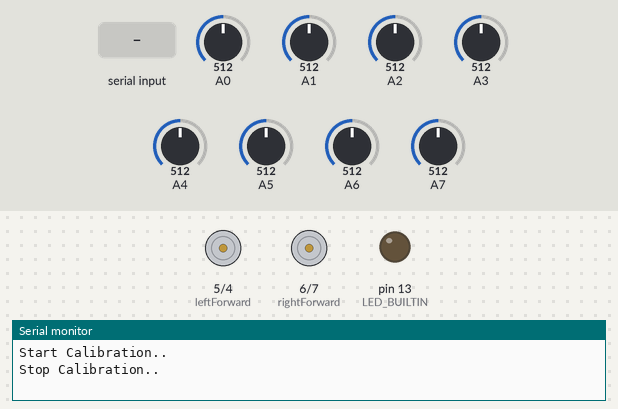
Simulated run of this sketch. Board: Arduino Nano, built with avr-gcc and run on an emulated ATmega328P. Parts: motor-driver pin pairs drawn as motors (green arrow = first pin HIGH = forward, orange = second pin HIGH = backward, longer = more drive, scaled by the enable pin), output pins drawn as LEDs (lit = HIGH), the last lines printed to the serial monitor. Inputs (shaded band) come from the test bench; at power-on: A0 = 512, A1 = 512, A3 = 512, A2 = 512, A4 = 512, A5 = 512, A6 = 512, A7 = 512.

Above: at 12.7 s.
12.8 s: "1" received over Serial
At 15.0 s:
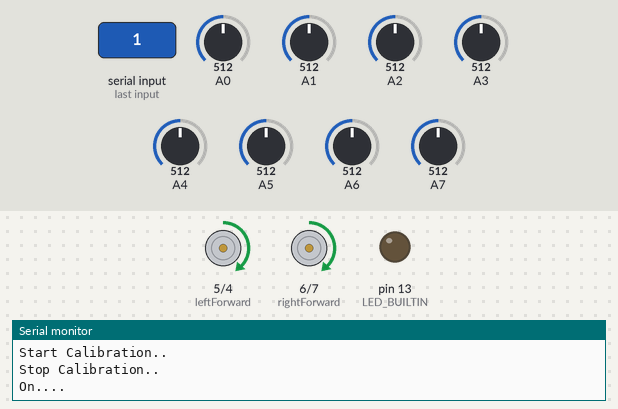
15.3 s: A0 set to 30
At 16.1 s:
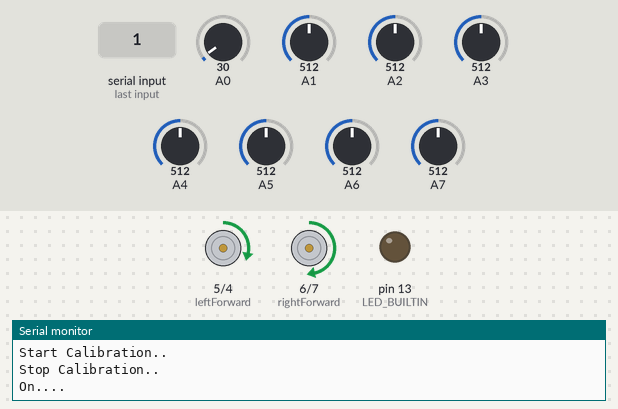
16.8 s: A1 set to 390
At 17.3 s:
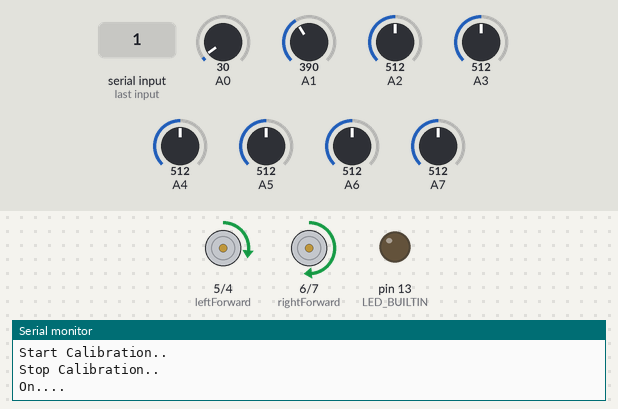
18.3 s: A3 set to 390
At 19.5 s:
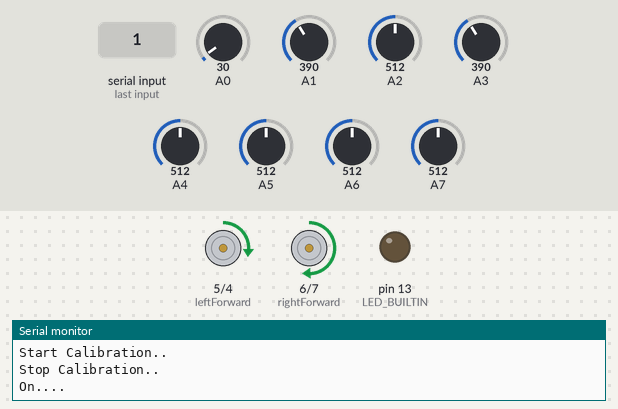
19.8 s: A2 set to 390
At 20.8 s:
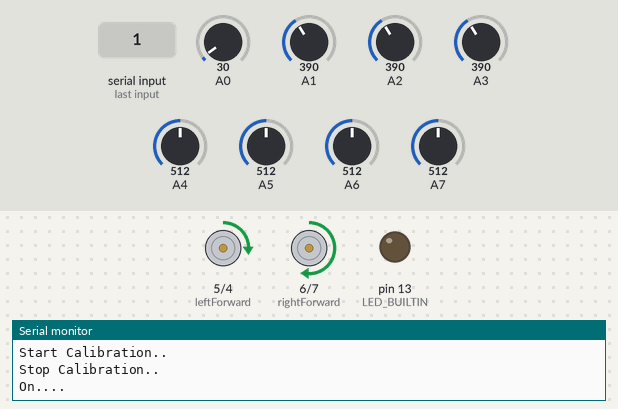
21.3 s: A4 set to 390
At 21.9 s:
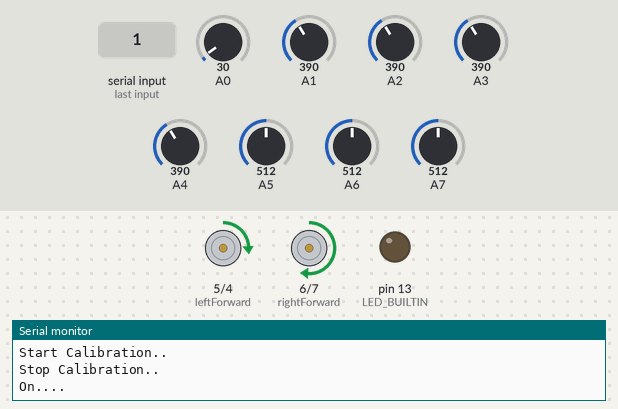
Timing chart, 0 to 23.8 s (numbered marks = the images above; inputs shaded):
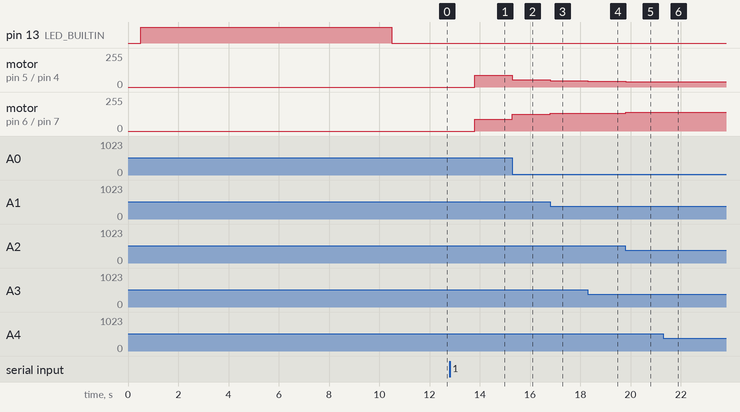

The sketch:

LFR_QTR.ino
```cpp
#include <QTRSensors.h>

QTRSensors qtr;
const uint8_t SensorCount = 8;
uint16_t sensorValues[SensorCount];

float Kp = 0.07;
float Ki = 0;
float Kd = 0;
float P=0;
float I=0;
float D=0;

int lastError = 0;

const uint8_t maxSpeedLeft = 250;
const uint8_t maxSpeedRight = 250;
const uint8_t baseSpeedLeft = 90;
const uint8_t baseSpeedRight = 90;

int leftForward = 5;  //INB
int leftBackward = 4; //INA
int rightForward = 6;  //INC
int rightBackward = 7;  //IND
int leftSpeedPin = 10;
int rightSpeedPin = 11;

bool onoff = false;

void setup()
{
  Serial.begin(9600);

  qtr.setTypeAnalog();
  qtr.setSensorPins((const uint8_t[]){A0, A1, A2, A3, A4, A5, A6, A7}, SensorCount);

  pinMode(leftForward, OUTPUT);
  pinMode(leftBackward, OUTPUT);
  pinMode(rightForward, OUTPUT);
  pinMode(rightBackward, OUTPUT);
  pinMode(leftSpeedPin, OUTPUT);
  pinMode(rightSpeedPin, OUTPUT);

  delay(500);
  pinMode(LED_BUILTIN, OUTPUT);
  calibration();
  delay(1000);
}


void loop()
{
  if (Serial.available())
  {
    while(Serial.available() == 0);
    valueRead();
  }
  if (onoff == true)
  {
    robotControl();
  }
  else if(onoff == false)
  {
    Move(0,0);
  }
}
```

KpKdKiRead.ino
```cpp
void valueRead()
{
  String s = Serial.readString();

  if(s[0]=='1')
  {
    Serial.println("On....");
    onoff = 1;
  }
  else if(s[0]=='0')
  {
    Serial.println("Off....");
    onoff = 0;
  }
  else
  {
    String c = s.substring(0,2);
    String number = s.substring(2);

    float v = number.toFloat();
    Serial.print(c + " -> " + String(v));

      if(c=="kp")
        Kp = v;
      else if(c=="ki")
        Ki = v;
      else if(c=="kd")
        Kd = v;
  }
}
```

calibration.ino
```cpp
void calibration()
{
  Serial.println("Start Calibration..");
  digitalWrite(LED_BUILTIN, HIGH);
  for (uint16_t i = 0; i < 400; i++)
  {
    qtr.calibrate();
  }
  digitalWrite(LED_BUILTIN, LOW);
  Serial.println("Stop Calibration..");
}
```

motorMove.ino
```cpp
void Move(int speedLeft, int speedRight)
{
  // if(speedLeft || speedRight)
  //   Serial.println("Speed " + String(speedLeft) + " " + String(speedRight));
  if(speedLeft < 0)
  {
    speedLeft = 0 - speedLeft;
    digitalWrite(leftBackward, HIGH);
    digitalWrite(leftForward, LOW);
  }
  else
  {
    digitalWrite(leftBackward, LOW);
    digitalWrite(leftForward, HIGH);
  }

  if(speedRight < 0)
  {
    speedRight = 0 - speedRight;
    digitalWrite(rightBackward, HIGH);
    digitalWrite(rightForward, LOW);
  }
  else
  {
    digitalWrite(rightBackward, LOW);
    digitalWrite(rightForward, HIGH);
  }

  if(speedLeft > maxSpeedLeft)
    speedLeft = maxSpeedLeft;
  if(speedRight > maxSpeedRight)
    speedRight = maxSpeedRight;

  analogWrite(leftSpeedPin, speedLeft);
  analogWrite(rightSpeedPin, speedRight);
}
```

readSensor.ino
```cpp
int readSensor()
{
  uint16_t position = qtr.readLineBlack(sensorValues);

  // Serial.println(position);
  int error = 3500 - position;
  return error;
}
```

robotControl.ino
```cpp
void robotControl()
{
   int error = readSensor();
  //SpecialCase
  // while(sensorValues[0]>=500 && sensorValues[1]>=500 && sensorValues[2]>=500 && sensorValues[3]>=500 && sensorValues[4]>=500){ // A case when the line follower leaves the line
  //   if(previousError>0){       //Turn left if the line was to the left before
  //     Move(0,0);
  //   }
  //   else{
  //     Move(0,0); // Else turn right
  //   }
  //   position = qtr.readLineBlack(sensorValues);
  // }

  PIDcontrol(error);
}

void PIDcontrol(int error)
{
  P = error;
  I = I + error;
  D = error - lastError;
  lastError = error;
  int motorSpeed = P*Kp + I*Ki + D*Kd;

  int motorSpeedLeft, motorSpeedRight;
  motorSpeedLeft = baseSpeedLeft + motorSpeed;
  motorSpeedRight = baseSpeedRight - motorSpeed;

  Move(motorSpeedLeft, motorSpeedRight);
}
```

Measured:
- after the input at 12.8 s, motor on pin 5 (leftForward) / pin 4 (leftBackward), motor on pin 6 (rightForward) / pin 7 (rightBackward): stopped → forward 90/255 after 1.0 s
- after the input at 15.3 s, motor on pin 5 (leftForward) / pin 4 (leftBackward): forward 90/255 → forward 55/255 at once; motor on pin 6 (rightForward) / pin 7 (rightBackward): forward 90/255 → forward 125/255 at once
- after the input at 16.8 s, motor on pin 5 (leftForward) / pin 4 (leftBackward): forward 55/255 → forward 48/255 at once; motor on pin 6 (rightForward) / pin 7 (rightBackward): forward 125/255 → forward 132/255 at once
- after the input at 18.3 s, motor on pin 5 (leftForward) / pin 4 (leftBackward): forward 48/255 → forward 45/255 at once; motor on pin 6 (rightForward) / pin 7 (rightBackward): forward 132/255 → forward 135/255 at once
- after the input at 19.8 s, motor on pin 5 (leftForward) / pin 4 (leftBackward): forward 45/255 → forward 40/255 at once; motor on pin 6 (rightForward) / pin 7 (rightBackward): forward 135/255 → forward 140/255 at once
- after the input at 21.3 s, motor on pin 5 (leftForward) / pin 4 (leftBackward): forward 40/255 → forward 39/255 at once; motor on pin 6 (rightForward) / pin 7 (rightBackward): forward 140/255 → forward 141/255 at once
